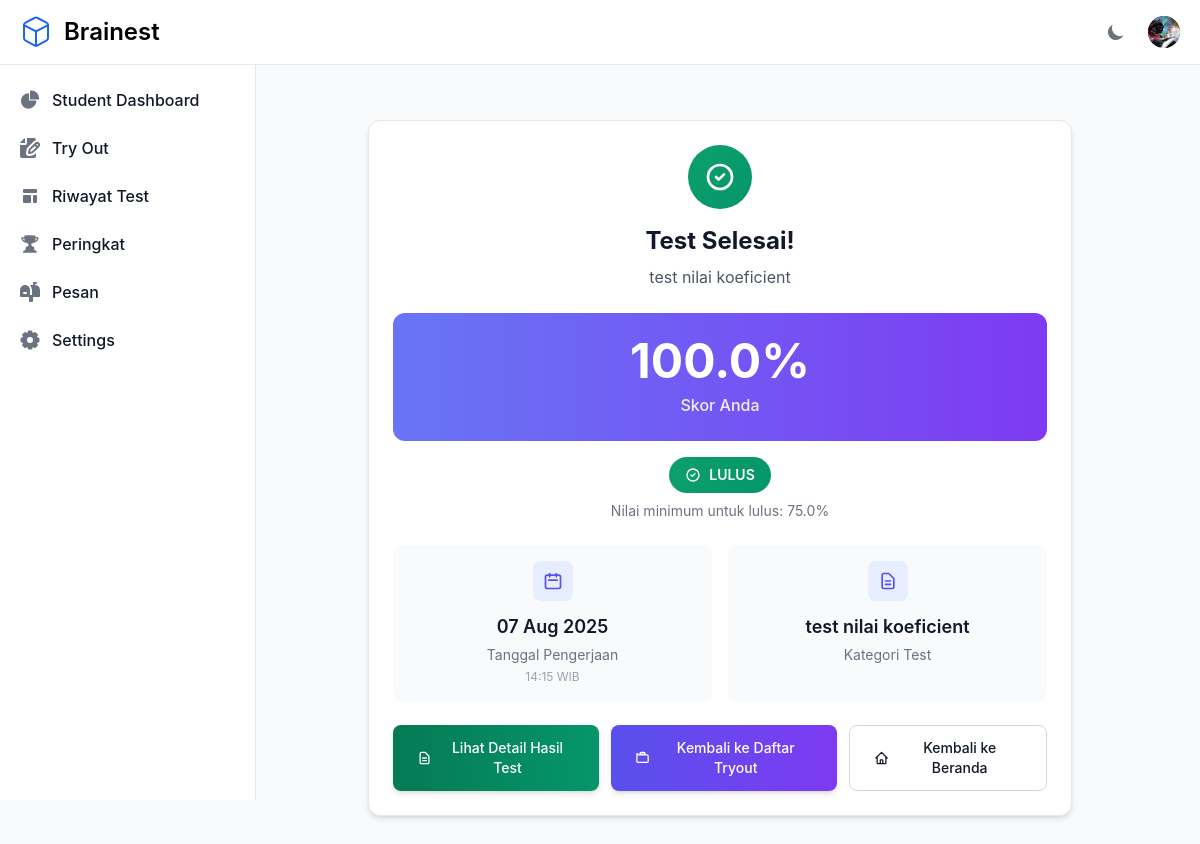
The app's page /students/tests/101/results/ (signed in) with its own data.
### otosapp/models.py (models this page shows, shortened)
class User(AbstractUser):
    email = models.EmailField(unique=True)
    USERNAME_FIELD = 'email'
    REQUIRED_FIELDS = ['username']
    role = models.ForeignKey('Role', on_delete=models.SET_NULL, null=True)
    profile_picture = models.ImageField(upload_to='profile_pictures/', null=True, blank=True)
    groups = models.ManyToManyField(
        Group,
        related_name="custom_user_set",  # Add a custom related name here
        blank=True,
        help_text="The groups this user belongs to.",
        verbose_name="groups"
    )
    user_permissions = models.ManyToManyField(
        Permission,
        related_name="custom_user_permissions",  # Add a custom related name here
        blank=True,
        help_text="Specific permissions for this user.",
        verbose_name="user permissions"
    )
    def is_student(self):
        return self.role and self.role.role_name == 'Student'
    def is_admin(self):
        return self.role and self.role.role_name == 'Admin'
    def has_active_subscription(self):
        try:
            subscription = self.subscription
            return subscription.is_active and not subscription.is_expired()
        except UserSubscription.DoesNotExist:
            return False
    def can_access_tryouts(self):
        return self.is_student() and self.has_active_subscription()

class Category(models.Model):
    SCORING_METHODS = [
        ('default', 'Default (100/jumlah soal)'),
        ('custom', 'Custom (nilai per soal)'),
        ('utbk', 'UTBK (difficulty-based)'),
    ]
    category_name = models.CharField(max_length=200)
    time_limit = models.IntegerField(default=60, help_text="Time limit in minutes (default: 60 minutes)")
    scoring_method = models.CharField(max_length=10, choices=SCORING_METHODS, default='default')
    passing_score = models.FloatField(default=75.0, help_text="Minimum score required to pass (0-100)")
    def get_passing_score(self):
        return f"{self.passing_score}%"
    def is_passing_score(self, score):
        return score >= self.passing_score

class Test(models.Model):
    student = models.ForeignKey(
        User, on_delete=models.CASCADE,
        limit_choices_to={'userprofile__role__role_name': 'Student'},
        related_name="tests"
    )
    score = models.FloatField(default=0, verbose_name="Score")
    date_taken = models.DateTimeField(auto_now_add=True, verbose_name="Date Taken")
    start_time = models.DateTimeField(null=True, blank=True, verbose_name="Test Start Time")
    end_time = models.DateTimeField(null=True, blank=True, verbose_name="Test End Time")
    time_limit = models.IntegerField(default=60, verbose_name="Time Limit (minutes)")
    is_submitted = models.BooleanField(default=False, verbose_name="Is Submitted")
    categories = models.ManyToManyField(Category, related_name="tests", blank=True)
    def calculate_score(self):
        answers = self.answers.all()
        if not answers.exists():
            self.score = 0
            self.save()
            return
        category = answers.first().question.category
        if category.scoring_method == 'default':
            self._calculate_default_score()
        elif category.scoring_method == 'custom':
            self._calculate_custom_score()
        elif category.scoring_method == 'utbk':
            self._calculate_utbk_score()
        self.save()
    def _calculate_utbk_score(self):
        total_score = 0
        total_possible_score = 0
        for answer in self.answers.all():
            question_weight = answer.question.difficulty_coefficient
            total_possible_score += question_weight
            if answer.selected_choice.is_correct:
                total_score += question_weight
        if total_possible_score > 0:
            self.score = (total_score / total_possible_score) * 100
        else:
            self.score = 0
    def is_passed(self):
        answers = self.answers.all()
        if not answers.exists():
            return False
        category = answers.first().question.category
        return category.is_passing_score(self.score)
    def get_pass_status(self):
        if self.is_passed():
            return {'status': 'LULUS', 'color': 'green'}
        else:
            return {'status': 'TIDAK LULUS', 'color': 'red'}

### otosapp/views.py (the view)
# urls.py: path('students/tests/<int:test_id>/results/', views.test_results, name='test_results'),
@login_required
@active_subscription_required
def test_results(request, test_id):
    test = get_object_or_404(Test, id=test_id)
    category = test.categories.first()
    if not category:
        first_answer = test.answers.first()
        category = first_answer.question.category if first_answer else None
    if test.answers.exists():
        test.calculate_score()
    return render(request, 'students/tests/test_results.html', {
        'test': test,
        'category': category
    })

### otosapp/context_processors.py (called while the page is built)
def sidebar_context(request):
    context = {}
    if request.user.is_authenticated and (request.user.is_superuser or request.user.is_admin()):
        pending_payments_count = PaymentProof.objects.filter(status='pending').count()
        context['pending_payments_count'] = pending_payments_count
    return context

### otosapp/models.py (called while the page is built)
    def is_expired(self):
        from django.utils import timezone
        return timezone.now() > self.end_date

### otosapp/templates/students/tests/test_results.html (shortened to what this page needs)
{% extends 'base.html' %}
{% block content %}
<div class="max-w-3xl mx-auto p-4 sm:p-6 space-y-4">
    <div class="bg-white dark:bg-gray-800 rounded-xl shadow-md p-6 border border-gray-200 dark:border-gray-700">
        <div class="text-center">
            <div class="flex items-center justify-center w-16 h-16 bg-gradient-to-br from-green-500 to-emerald-600 rounded-full mx-auto mb-4">
                <svg class="w-8 h-8 text-white" fill="none" stroke="currentColor" stroke-width="2" viewBox="0 0 24 24" xmlns="http://www.w3.org/2000/svg">
                    <path stroke-linecap="round" stroke-linejoin="round" d="M9 12l2 2 4-4m6 2a9 9 0 11-18 0 9 9 0 0118 0z"></path>
                </svg>
            </div>
            <h1 class="text-2xl font-bold text-gray-900 dark:text-white mb-2">Test Selesai!</h1>
            <p class="text-base text-gray-600 dark:text-gray-400 mb-6">{{ category.category_name|default:"Test Kategori" }}</p>
            <div class="bg-gradient-to-r from-indigo-500 to-purple-600 rounded-xl p-6 mb-4">
                <div class="text-center text-white">
                    <div class="text-4xl sm:text-5xl font-bold mb-2">{{ test.score }}%</div>
                    <div class="text-base font-medium opacity-90">Skor Anda</div>
                </div>
            </div>
            {% with status=test.get_pass_status %}
            <div class="mb-6">
                <div class="inline-flex items-center px-4 py-2 text-sm font-semibold text-white rounded-full
                    {% if status.color == 'green' %}
                        bg-gradient-to-r from-green-500 to-emerald-600
                    {% else %}
                        bg-gradient-to-r from-red-500 to-red-600
                    {% endif %}">
                    {% if status.color == 'green' %}
                        <svg class="w-4 h-4 mr-2" fill="none" stroke="currentColor" stroke-width="2" viewBox="0 0 24 24" xmlns="http://www.w3.org/2000/svg">
                            <path stroke-linecap="round" stroke-linejoin="round" d="M9 12l2 2 4-4m6 2a9 9 0 11-18 0 9 9 0 0118 0z"></path>
                        </svg>
                    {% else %}
                        <svg class="w-4 h-4 mr-2" fill="none" stroke="currentColor" stroke-width="2" viewBox="0 0 24 24" xmlns="http://www.w3.org/2000/svg">
                            <path stroke-linecap="round" stroke-linejoin="round" d="M10 14l2-2m0 0l2-2m-2 2l-2-2m2 2l2 2m7-2a9 9 0 11-18 0 9 9 0 0118 0z"></path>
                        </svg>
                    {% endif %}
                    {{ status.status }}
                </div>
                <p class="text-sm text-gray-500 dark:text-gray-400 mt-2">
                    Nilai minimum untuk lulus: {{ category.get_passing_score }}
                </p>
            </div>
            {% endwith %}
            <div class="grid grid-cols-1 sm:grid-cols-2 gap-4 mb-6">
                <div class="bg-gray-50 dark:bg-gray-700 rounded-lg p-4">
                    <div class="flex items-center justify-center mb-3">
                        <div class="w-10 h-10 bg-indigo-100 dark:bg-indigo-900 rounded-lg flex items-center justify-center">
                        </div>
                    </div>
                    <div class="text-lg font-semibold text-gray-900 dark:text-white mb-1">{{ test.date_taken|date:"d M Y" }}</div>
                    <div class="text-sm text-gray-500 dark:text-gray-400">Tanggal Pengerjaan</div>
                    <div class="text-xs text-gray-400 dark:text-gray-500 mt-1">{{ test.date_taken|date:"H:i" }} WIB</div>
                </div>
                <div class="bg-gray-50 dark:bg-gray-700 rounded-lg p-4">
                    <div class="flex items-center justify-center mb-3">
                        <div class="w-10 h-10 bg-indigo-100 dark:bg-indigo-900 rounded-lg flex items-center justify-center">
                        </div>
                    </div>
                    <div class="text-lg font-semibold text-gray-900 dark:text-white mb-1">{{ category.category_name|default:"Test Kategori" }}</div>
                    <div class="text-sm text-gray-500 dark:text-gray-400">Kategori Test</div>
                </div>
            </div>
            <div class="flex flex-col sm:flex-row gap-3 justify-center">
                <a href="{% url 'test_results_detail' test.id %}" class="inline-flex items-center justify-center gap-2 px-6 py-3 text-sm font-medium text-white bg-gradient-to-r from-green-600 to-emerald-600 rounded-lg hover:from-green-700 hover:to-emerald-700 focus:outline-none focus:ring-4 focus:ring-green-300 dark:focus:ring-green-800 transition-all shadow-md">
                    <svg class="w-4 h-4" fill="none" stroke="currentColor" stroke-width="2" viewBox="0 0 24 24" xmlns="http://www.w3.org/2000/svg">
                        <path stroke-linecap="round" stroke-linejoin="round" d="M9 12h6m-6 4h6m2 5H7a2 2 0 01-2-2V5a2 2 0 012-2h5.586a1 1 0 01.707.293l5.414 5.414a1 1 0 01.293.707V19a2 2 0 01-2 2z"></path>
                    </svg>
                    Lihat Detail Hasil Test
                </a>
                <a href="{% url 'tryout_list' %}" class="inline-flex items-center justify-center gap-2 px-6 py-3 text-sm font-medium text-white bg-gradient-to-r from-indigo-600 to-purple-600 rounded-lg hover:from-indigo-700 hover:to-purple-700 focus:outline-none focus:ring-4 focus:ring-indigo-300 dark:focus:ring-indigo-800 transition-all shadow-md">
                    Kembali ke Daftar Tryout
                </a>
                <a href="{% url 'home' %}" class="inline-flex items-center justify-center gap-2 px-6 py-3 text-sm font-medium text-gray-900 bg-white border border-gray-300 rounded-lg hover:bg-gray-100 focus:outline-none focus:ring-4 focus:ring-gray-200 dark:bg-gray-800 dark:text-white dark:border-gray-600 dark:hover:bg-gray-700 dark:focus:ring-gray-700 transition-all">
                    Kembali ke Beranda
                </a>
            </div>
        </div>
    </div>
</div>
{% endblock %}

### otosapp/templates/base.html (shortened to what this page needs)
{% load static %}
<!DOCTYPE html>
<html lang="en">
<head>
    <link rel="stylesheet" href="{% static 'src/output.css' %}">
</head>
<body class="min-h-screen bg-gray-50 dark:bg-gray-900">
    <nav class="fixed top-0 z-50 w-full bg-white border-b border-gray-200 dark:bg-gray-800 dark:border-gray-700">
        <div class="px-3 py-3 lg:px-5 lg:pl-3">
          <div class="flex items-center justify-between">
            <div class="flex items-center justify-start rtl:justify-end">
              <a href="{% url 'home' %}" class="flex ms-2 md:me-24 items-center">
                <span class="self-center text-xl font-semibold sm:text-2xl whitespace-nowrap dark:text-white">Brainest</span>
              </a>
            </div>
            <div class="flex items-center">
               <button id="theme-toggle" type="button" class="text-gray-500 dark:text-gray-400 hover:bg-gray-100 dark:hover:bg-gray-700 focus:outline-none focus:ring-4 focus:ring-gray-200 dark:focus:ring-gray-700 rounded-lg text-sm p-2.5">
                  <svg id="theme-toggle-dark-icon" class="hidden w-5 h-5" fill="currentColor" viewBox="0 0 20 20" xmlns="http://www.w3.org/2000/svg"><path d="M17.293 13.293A8 8 0 016.707 2.707a8.001 8.001 0 1010.586 10.586z"></path></svg>
              </button>
               {% if user.is_authenticated %}
                <div class="flex items-center ms-3">
                  <div class="relative">
                    <button type="button" class="flex text-sm bg-gray-800 rounded-full focus:ring-4 focus:ring-gray-300 dark:focus:ring-gray-600" aria-expanded="false" data-dropdown-toggle="dropdown-user">
                      {% if user.profile_picture %}
                        <img class="w-8 h-8 rounded-full object-cover" src="{{ user.profile_picture.url }}" alt="user photo">
                      {% endif %}
                    </button>
                  </div>
                </div>
                {% endif %}
              </div>
          </div>
        </div>
      </nav>
    {% if user.is_authenticated and request.path != '/otosapp/login/' and request.path != '/otosapp/register/' %}
    {% include 'sidebar.html' %}
    {% endif %}
    <div class="flex pt-16" >
        <main class="{% if user.is_authenticated and request.path != '/otosapp/login/' and request.path != '/otosapp/register/' %}sm:pl-64{% endif %} flex-grow container mx-auto px-4 py-8">
            {% block content %}{% endblock %}
        </main>
    </div>
</body>
</html>

### records on screen
User: profile_picture (picture)
Category: category_name "test nilai koeficient", get_passing_score "75.0%"
Test: score "100.0", date_taken "07 Aug 2025", date_taken "14:15"

### other values on screen
{{ status.status }} "LULUS"
